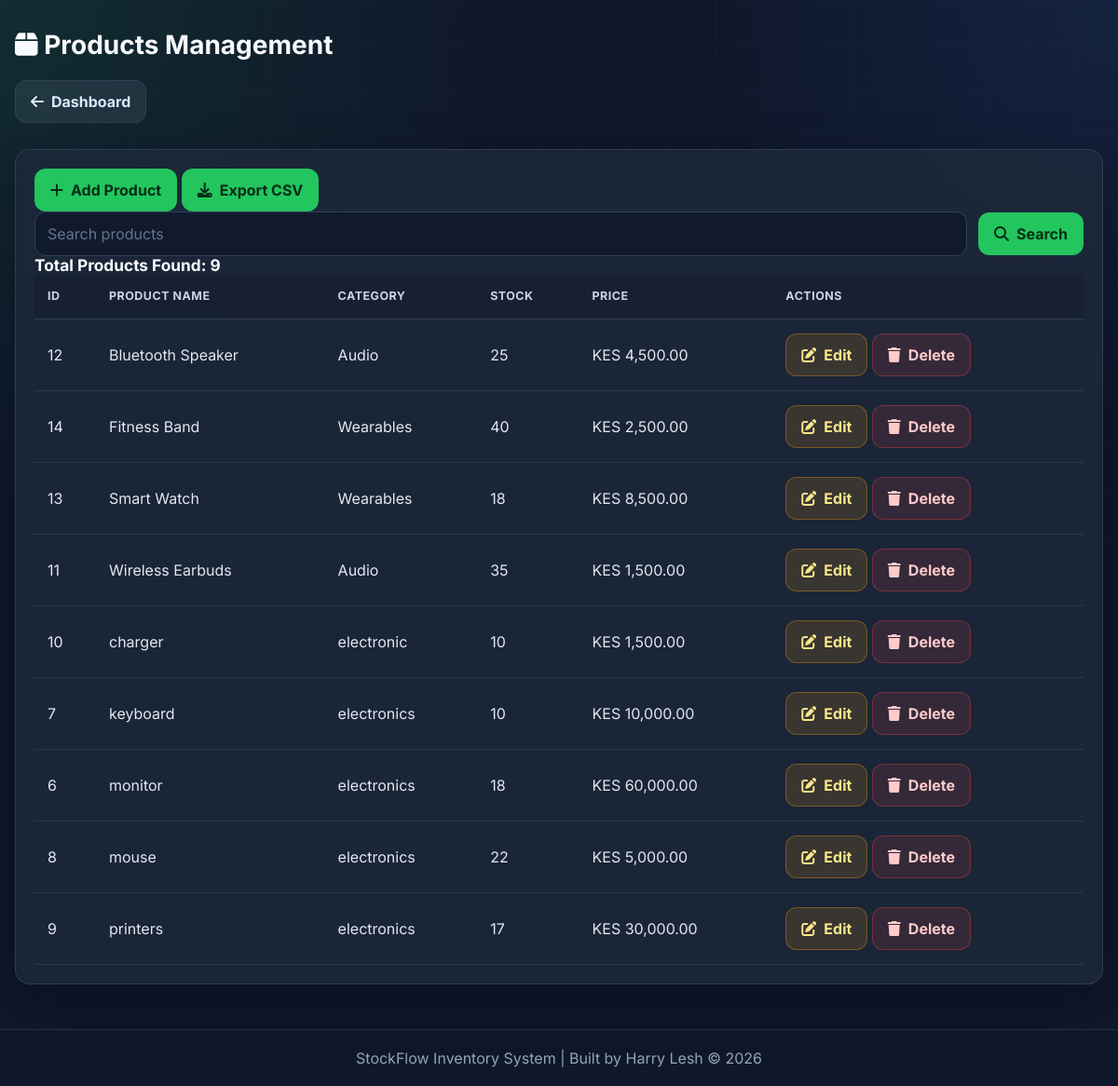
Screenshot of /products (signed in) with the database file from the repository.
### tables this page shows
CREATE TABLE products(
        id INTEGER PRIMARY KEY AUTOINCREMENT,
        name TEXT NOT NULL,
        category TEXT NOT NULL,
        stock INTEGER NOT NULL,
        price REAL NOT NULL
    );

CREATE TABLE settings(

        id INTEGER PRIMARY KEY,

        company_name TEXT,

        company_email TEXT,

        company_phone TEXT,

        company_address TEXT,

        company_website TEXT,

        currency TEXT,

        tax_rate REAL,

        low_stock INTEGER,

        dark_mode INTEGER,

        email_alerts INTEGER,

        sales_alerts INTEGER,

        purchase_alerts INTEGER,

        stock_alerts INTEGER

    );

### routes/products.py (the view)
@products_bp.route("/products")
@login_required
@roles_required("Administrator", "Manager", "Store Keeper")
def products():
    if "user" not in session:
        return redirect("/")
    conn = get_connection()
    cursor = conn.cursor()
    cursor.execute("""
        SELECT *
        FROM products
        ORDER BY name
    """)
    products = cursor.fetchall()
    conn.close()
    return render_template(
        "products.html",
        products=products
    )

### app.py (called while the page is built)
@app.context_processor
def inject_settings():
    conn = get_connection()
    cursor = conn.cursor()
    cursor.execute("""
        SELECT currency
        FROM settings
        LIMIT 1
    """)
    row = cursor.fetchone()
    conn.close()
    currency = "KES"
    if row and row[0]:
        currency = row[0]
    return dict(currency=currency)

@app.template_filter("currency")
def currency(value):
    try:
        return "{:,.2f}".format(float(value))
    except (ValueError, TypeError):
        return "0.00"

### database/models.py (called while the page is built)
def get_connection():
    conn = sqlite3.connect(DB_NAME)
    conn.row_factory = sqlite3.Row
    return conn

### templates/products.html
{% extends "layout.html" %}
{% block content %}
<div class="page-container" id="mainContent">
    <h1><i class="fas fa-box"></i> Products Management</h1>
    <a href="/dashboard" class="back-btn">
        <i class="fas fa-arrow-left"></i> Dashboard
    </a>
    <div class="table-card">
        <a href="/add-product" class="btn-green">
            <i class="fas fa-plus"></i> Add Product
        </a>
        <a href="/export-products" class="btn-green">
            <i class="fas fa-download"></i> Export CSV
        </a>
        <form method="GET" action="/products">
            <input type="text" name="search" placeholder="Search products">
            <button class="btn-green" type="submit">
                <i class="fas fa-magnifying-glass"></i> Search
            </button>
        </form>
        <h3>Total Products Found: {{ products|length }}</h3>
        <table>
            <thead>
                <tr>
                    <th>ID</th>
                    <th>Product Name</th>
                    <th>Category</th>
                    <th>Stock</th>
                    <th>Price</th>
                    <th>Actions</th>
                </tr>
            </thead>
            <tbody>
                {% for product in products %}
                <tr>
                    <td>{{ product[0] }}</td>
                    <td>{{ product[1] }}</td>
                    <td>{{ product[2] }}</td>
                    <td>
                        {% if product[3] < 10 %}
                        <span class="status-badge"><i class="fas fa-triangle-exclamation"></i> {{ product[3] }}</span>
                        {% else %}
                        {{ product[3] }}
                        {% endif %}
                    </td>
                    <td>{{ currency }} {{ product[4]|currency }}</td>
                    <td class="actions">
                        <a href="/edit-product/{{ product.id }}" class="btn-edit">
                            <i class="fas fa-pen-to-square"></i> Edit
                        </a>
                        <a href="/delete-product/{{ product.id }}" class="btn-delete"
                            onclick="return confirm('Delete this product?')">
                            <i class="fas fa-trash"></i> Delete
                        </a>
                    </td>
                </tr>
                {% endfor %}
            </tbody>
        </table>
    </div>
</div>
{% endblock %}

### static/css/style.css (style rules this page uses)
:root { --bg: #0f172a; --bg-soft: #111c33; --surface: #1e293b; --surface-elevated: #24324a; --primary: #22c55e; --primary-hover: #16a34a; --blue: #3b82f6; --warning: #f59e0b; --danger: #ef4444; --text: #f8fafc; --muted: #94a3b8; --border: #334155; --shadow: 0 18px 55px rgba(2, 6, 23, .32); --radius-sm: 10px; --radius: 14px; --radius-lg: 16px; --container: 1280px; }
* { box-sizing: border-box; margin: 0; padding: 0; }
html { scroll-behavior: smooth; }
body { min-height: 100vh; background: radial-gradient(circle at top left, rgba(34, 197, 94, .12), transparent 34rem), radial-gradient(circle at top right, rgba(59, 130, 246, .11), transparent 28rem), var(--bg); color: var(--text); display: flex; flex-direction: column; font-family: Inter, system-ui, -apple-system, BlinkMacSystemFont, "Segoe UI", sans-serif; line-height: 1.5; }
body::before { content: ""; position: fixed; inset: 0; pointer-events: none; background-image: linear-gradient(rgba(148, 163, 184, .035) 1px, transparent 1px), linear-gradient(90deg, rgba(148, 163, 184, .035) 1px, transparent 1px); background-size: 48px 48px; mask-image: linear-gradient(to bottom, black, transparent 72%); }
a { color: inherit; }
button, input, select, textarea { font: inherit; }
button, a { -webkit-tap-highlight-color: transparent; }
.dashboard-wrapper, .profile-wrapper, .settings-wrapper, .users-wrapper, .add-user-wrapper, .about-page, .page-container, .container, .login-container { position: relative; z-index: 1; }
.footer-card, .table-card, .activity-card, .widget-card, .stat-card, .profile-card, .settings-card, .users-table, .info-card, .feature-box, .tech-item, .status-item, .contact-box { background: rgba(30, 41, 59, .82); border: 1px solid rgba(51, 65, 85, .86); border-radius: var(--radius-lg); box-shadow: var(--shadow); }
h1, h2, h3, h4 { color: var(--text); line-height: 1.15; letter-spacing: 0; }
h1 { font-size: clamp(1.75rem, 2.3vw, 2.5rem); }
h3 { font-size: 1.08rem; }
.page-container, .container, .users-wrapper, .add-user-wrapper, .about-page { width: min(100% - 32px, var(--container)); margin: 0 auto; padding: 32px 0 48px; }
.page-container > h1, .users-header h1, .page-header h1 { margin-bottom: 14px; }
.table-card, .users-table { margin-top: 20px; padding: 20px; overflow-x: auto; }
table { width: 100%; min-width: 720px; border-collapse: separate; border-spacing: 0; }
th { position: sticky; top: 0; background: #172033; color: #cbd5e1; font-size: .78rem; text-align: left; text-transform: uppercase; letter-spacing: .04em; padding: 14px; border-bottom: 1px solid var(--border); }
td { padding: 15px 14px; border-bottom: 1px solid rgba(51, 65, 85, .72); color: #e2e8f0; vertical-align: middle; }
tbody tr { transition: background .16s ease; }
.btn-green, .primary-btn, .save-btn, .add-user-btn, .profile-btn, .secondary-btn, .back-btn, .reset-btn, .btn-edit, .btn-delete { display: inline-flex; align-items: center; justify-content: center; gap: 8px; min-height: 42px; border: 1px solid transparent; border-radius: 12px; padding: 10px 16px; cursor: pointer; font-weight: 700; text-decoration: none; transition: transform .18s ease, background .18s ease, border-color .18s ease, color .18s ease; }
.btn-green, .primary-btn, .save-btn, .add-user-btn { background: var(--primary); color: #052e16; }
.back-btn { margin: 8px 0; background: rgba(148, 163, 184, .12); color: #dbeafe; border-color: var(--border); }
.reset-btn, .btn-delete { background: rgba(239, 68, 68, .13); color: #fecaca; border-color: rgba(239, 68, 68, .36); }
.btn-edit { background: rgba(245, 158, 11, .14); color: #fde68a; border-color: rgba(245, 158, 11, .34); }
.page-container form, .table-card form { display: flex; gap: 12px; flex-wrap: wrap; align-items: center; }
form input, form select, form textarea, #searchUser, .form-control { width: 100%; min-height: 44px; border: 1px solid var(--border); border-radius: 12px; background: rgba(15, 23, 42, .72); color: var(--text); padding: 11px 13px; transition: border-color .18s ease, box-shadow .18s ease, background .18s ease; }
form input::placeholder, form textarea::placeholder, #searchUser::placeholder { color: #64748b; }
.table-card form input, .page-container form input { flex: 1 1 240px; }
.actions { white-space: nowrap; }

### rows the page displays
products: id "12", name "Bluetooth Speaker", category "Audio", stock "25", price "4,500.00"
settings: currency "KES"
products: id "14", name "Fitness Band", category "Wearables", stock "40", price "2,500.00"
products: id "13", name "Smart Watch", category "Wearables", stock "18", price "8,500.00"
products: id "11", name "Wireless Earbuds", category "Audio", stock "35", price "1,500.00"
products: id "10", name "charger", category "electronic", stock "10", price "1,500.00"
products: id "7", name "keyboard", category "electronics", stock "10", price "10,000.00"
products: id "6", name "monitor", category "electronics", stock "18", price "60,000.00"
products: id "8", name "mouse", category "electronics", stock "22", price "5,000.00"
products: id "9", name "printers", category "electronics", stock "17", price "30,000.00"

### other values shown
{{ products|length }} "9"
